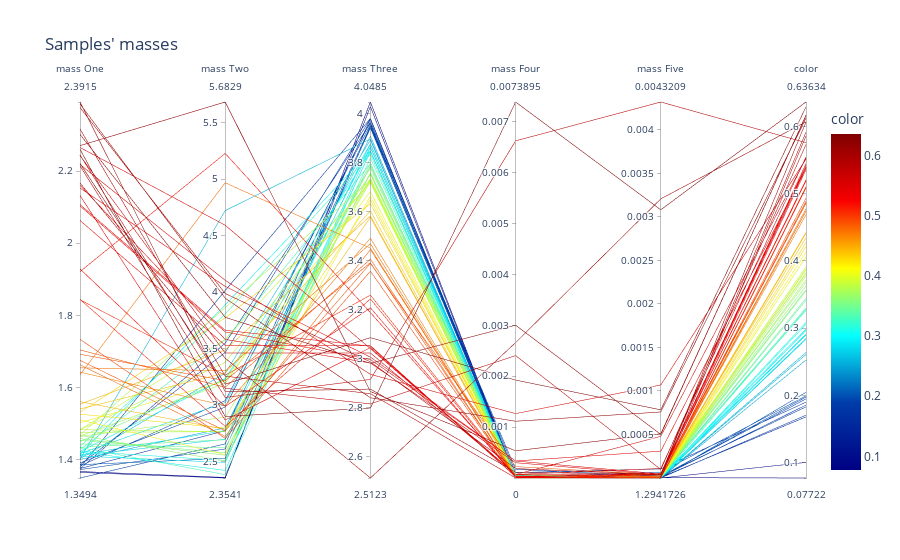

The code cell stored with this chart in its notebook:
### Markdown cell above
#### Masses

The masses seem to describe a consistent behavior on their weights.

### Code cell
fig = px.parallel_coordinates(masses, title = "Samples' masses",
                            color = alpha,
                            labels=["mass One", "mass Two", "mass Three", "mass Four", "mass Five", "Fitness"],
                            color_continuous_scale=px.colors.sequential.Jet)
fig.show()
